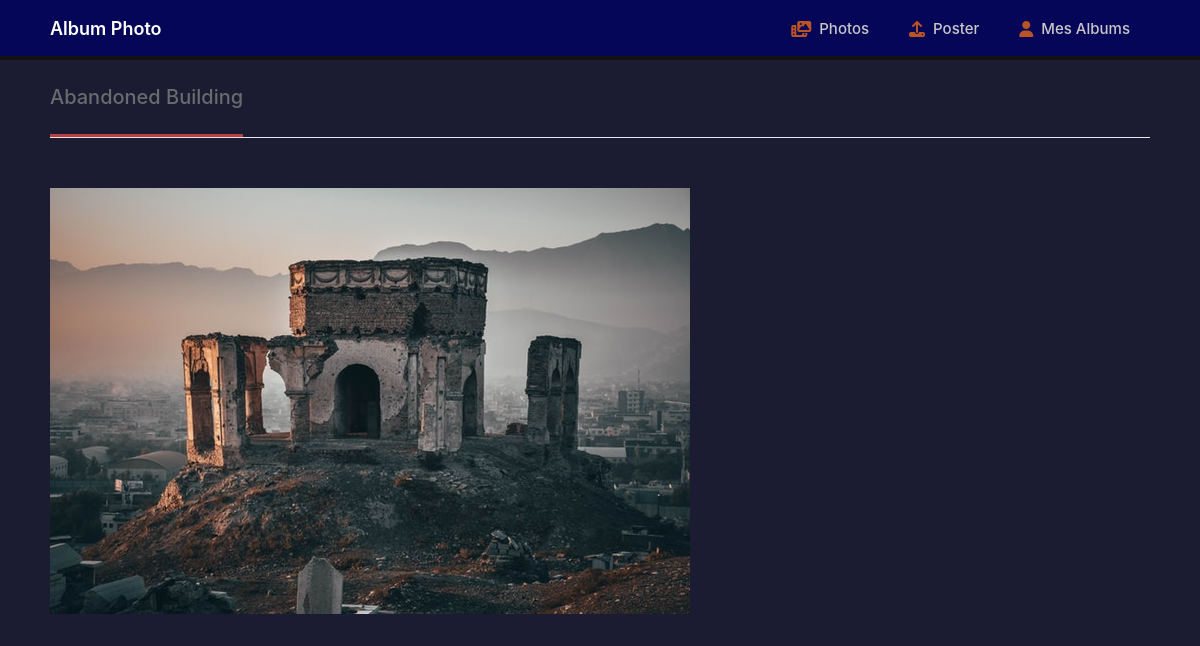
Page /view.php?id=1 on the committed database.
### tables this page shows
CREATE TABLE IF NOT EXISTS `media` (
  `id` int(11) NOT NULL AUTO_INCREMENT,
  `title` varchar(255) NOT NULL,
  `description` text NOT NULL,
  `filepath` varchar(255) NOT NULL,
  `uploaded_date` datetime NOT NULL DEFAULT current_timestamp(),
  `type` varchar(10) NOT NULL,
  `thumbnail` varchar(255) NOT NULL DEFAULT '',
  `approved` tinyint(1) NOT NULL DEFAULT 1,
  `public` tinyint(1) NOT NULL DEFAULT 1,
  `acc_id` int(11) DEFAULT NULL,
  PRIMARY KEY (`id`)
);

### view.php (the view, shortened to what this page needs)
<?php
include 'functions.php';
$pdo = pdo_connect_mysql();
if (isset($_GET['id'])) {
    $stmt = $pdo->prepare('SELECT * FROM media WHERE id = ? AND approved = 1');
    $stmt->execute([ $_GET['id'] ]);
    $media = $stmt->fetch(PDO::FETCH_ASSOC);
} else {
    exit('No ID specified!');
}
?>
<?=template_header(htmlspecialchars($media['title'], ENT_QUOTES))?>
<div class="content view">
    <div class="page-title">
        <h2><?=htmlspecialchars($media['title'], ENT_QUOTES)?></h2>
	</div>
	<p><?=htmlspecialchars($media['description'], ENT_QUOTES)?></p>
    <?php if ($media['type'] == 'image'): ?>
    <img src="<?=$media['filepath']?>" alt="<?=htmlspecialchars($media['description'], ENT_QUOTES)?>">
    <?php elseif ($media['type'] == 'video'): ?>
    <video src="<?=$media['filepath']?>" width="852" height="480" controls autoplay></video>
    <?php elseif ($media['type'] == 'audio'): ?>
    <audio src="<?=$media['filepath']?>" controls autoplay></audio>
    <?php endif; ?>
</div>
<?=template_footer()?>

### style.css (style rules this page uses)
* { box-sizing: border-box; font-family: -apple-system, BlinkMacSystemFont, "segoe ui", roboto, oxygen, ubuntu, cantarell, "fira sans", "droid sans", "helvetica neue", Arial, sans-serif; font-size: 16px; color: rgb(185, 84, 37); }
body { background-color:#1b1b32 ; margin: 0; }
.content { width: 1100px; margin: 0 auto; background-color:#1b1b32 ; }
.content p { padding: 25px 0; margin: 0; }
.page-title { border-bottom: 1px solid #e5e7ea; }
.page-title h2 { display: inline-block; margin: 0; padding: 25px 0; font-size: 20px; font-weight: 500; border-bottom: 3px solid #b94040; color: #696b6e; }
.view img, .view audio, .view video { max-width: 100%; }
.view img, .view video { height: auto; }

### rows in the picture
media: title "Abandoned Building", filepath (picture)
